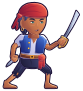

Write Python code to recreate this figure.
# Le matelot (mon-barzul-rapide, eau, monstre « rapide » du clan de Barzul, le capitaine pirate) redessiné en
# VECTORIEL lisse, dans le style moderne de l'interface (même outil, même trait, même échelle que Kael et que son
# équipage déjà redessiné, Barzul et Jessa : ../../heros/atelier.py, ../../heros/jessa/jessa.py).
#
#   python3 refonte-graphique/ui-moderne/monstres/matelot/matelot.py   # → matelot.svg + images 512 et 160 px de haut
#
# Même personnage que le pixel art (refonte-graphique/pixel/hd/monstres/matelot.txt) : le jeune mousse de l'équipage,
# maigre, sec et vif, tout en jambes. Trois quarts vers la droite, posture d'escrimeur qui bondit : grande fente, la
# jambe lointaine fléchie en avant (genou au-dessus du pied), la jambe proche tendue loin en arrière, pieds nus à plat.
# Bras lointain en avant, coude plié vers le bas, le poing serre le sabre d'abordage « en garde » (la lame prolonge
# l'avant-bras et monte vers l'ennemi) ; bras proche le long du corps, le poing serre un petit couteau tenu à l'envers
# (lame en bas, vers l'arrière).
# Tête : visage maigre et jeune (joues creuses, menton pointu sur la médiane), yeux rusés plissés vert d'eau sous une
# paupière sombre, sourcils froncés en V, nez fin, sourire en coin qui montre les dents du haut avec UNE dent en moins ;
# oreille soudée au crâne avec son anneau d'or ; bandana rouge noué derrière la tête (nœud, deux pans), mèches noires
# en bataille qui en dépassent (nuque, tempe).
# Tenue : chemise lavande ouverte en V sur une poitrine maigre, manches arrachées en lambeaux ; gilet court bleu marine
# sans manches à deux boutons d'or ; ceinture de cuir à boucle d'or, chiffon rouge noué sur la hanche lointaine (deux
# pans) ; pantalon court noir bleuté effiloché sous les genoux, accroc au genou proche ; jambes et pieds nus.
# Armes : sabre d'abordage (lame courbe d'acier qui s'élargit vers la pointe, coquille et branche de garde d'or,
# poignée de cuir) ; petit couteau (lame courte, manche de bois).
# Coordonnées = pixels du dessin pixel art (sol y = 116, pieds en (64, 116)), pour se poser au même endroit dans le jeu.
# Une seule lumière, en haut à droite ; un seul contour (atelier.py).
import math
import os
import subprocess
import sys

HERE = os.path.dirname(os.path.abspath(__file__))
HEROS = os.path.abspath(os.path.join(HERE, '..', '..', 'heros'))
sys.path.insert(0, HERE)
sys.path.insert(0, HEROS)
from atelier import Mat, sm, limb, ribbon, sides, xf, ellipse, rpoly, mchain, mT, mR, mS, mskx, mapp, resample  # noqa: E402
from lib import Shape  # noqa: E402
from outils import (rot, add, sub, lerp, norm, ang_of, ik, arm_shape, crpath, taper, curve_band, under,  # noqa: E402
                    FigN, inset, poly, from_poly, fused, cut, unit)

ROOT = os.path.abspath(os.path.join(HERE, '..', '..', '..', '..'))
ID_JEU = 'mon-barzul-rapide'

# ---------- matières (celles de l'équipage de Barzul : mêmes bleus, mêmes ors, même rouge) ----------
VEST = Mat('#94bcff', '#4f80dc', '#2f4eaa', '#1e2a78', '#11174a', glint='#e8f4ff')       # gilet bleu marine
GOLD = Mat('#fff6c0', '#ffd04a', '#e8a032', '#a65a24', '#5c2418', glint='#fffbe8')
HAIR = Mat('#9cb4f4', '#5a6aa8', '#363a64', '#211f3e', '#120f26', glint='#d8e4ff')     # noir aux reflets bleutés
SKIN = Mat('#ffd2a0', '#efa46c', '#cf7e50', '#9e5242', '#5e2834')                        # peau hâlée
RED = Mat('#ffa488', '#f2664e', '#c8323c', '#861a3a', '#4c0c28')
LEATHER = Mat('#eaa870', '#c27c46', '#8e4c2c', '#5c2a26', '#341620')
SHIRT = Mat('#ffffff', '#f4f2ff', '#d6d6f0', '#a6a6d4', '#6c6aa2')                       # chemise lavande
STEEL = Mat('#f4f8ff', '#cad6ec', '#8e9cbe', '#565f84', '#2e3454', glint='#ffffff')
WOOD = Mat('#e6a468', '#b8763e', '#8a4e2c', '#5a2c26', '#341620')
PANTS = Mat('#7a7aae', '#4a4c7e', '#303056', '#1e1c3a', '#120f24')
TEETH = Mat('#ffffff', '#fbf6ee', '#e8e0d8', '#b0a6b6', '#6e6478')
LIPS = ('#6e2232', '#a8484a', '#d06a5e')
IRIS = ('#a8f4d4', '#3aa884', '#1a5a56')
EYE_INK = '#1c0c1c'

GRD = 116          # le sol
FEET = (64, 116)   # le point « pieds » du pixel art (sol: 64 116)
FRAME = (39, 28, 83, 91)       # la boîte de l'image (x0, y0, largeur, hauteur) en pixels du dessin
H0 = (73.0, 62.6)  # le pivot de la tête (agrandie ×1,1 : proportions stylisées, comme Kael)
PELVIS = (70.5, 88.0)
LEAN0 = 3.0        # le buste penche un peu vers l'ennemi (escrimeur prêt à bondir)

# ---------- le squelette (animation) ----------
# Une pose = ces réglages ; REST est la pose du dessin. Pixels du dessin, degrés (y vers le bas).
#   breath : souffle 0..1 ; crouch : il plie les genoux (le bassin descend) ; lean : le haut du corps penche depuis
#   les hanches (+ = en avant) ; head / tilt : la tête ; pl : les pans (bandana, chiffon) se balancent ;
#   blink : œil fermé ; sq : il plisse les yeux ; grin : le sourire en coin s'élargit ;
#   tx / lift : tout le corps avance / décolle (il fond sur l'ennemi) ; fn / ff : les pieds (proche / lointain) se
#   replient sous lui en l'air (décalage) ; fist : le poing au sabre (décalage) ; sa : l'angle de la lame (−50° au
#   repos, 0 = à plat vers la droite) ; na : le bras au couteau se balance (degrés) ; behind : le sabre armé passe
#   derrière la tête (bras, poing et lame peints avant tout le reste).
SA0 = -58.0
F0 = (101.0, 69.4)         # le milieu de la poignée dans le poing au sabre (au repos)
S0 = (58.0, 68.6)          # l'épaule proche
SF0 = (81.2, 67.6)         # l'épaule lointaine
LU, LF = 9.6, 9.4          # bras proche : bras, avant-bras
LUF, LFF = 10.0, 9.8       # bras lointain
W0 = (50.4, 85.2)          # le poignet proche (au repos)
HN0, HF0 = (64.2, 89.6), (76.6, 89.6)   # les hanches (proche, lointaine)
AN0, AF0 = (45.4, 110.6), (86.4, 110.6)  # les chevilles (proche, lointaine)
LTN, LSN = 14.8, 13.8      # jambe proche : cuisse, tibia (tendue loin en arrière)
LTF, LSF = 14.0, 11.6      # jambe lointaine

REST = dict(breath=0.0, crouch=0.0, lean=0.0, head=(0.0, 0.0), tilt=0.0, pl=0.0, blink=0.0, sq=0.0, grin=0.0,
            tx=0.0, lift=0.0, fn=(0.0, 0.0), ff=(0.0, 0.0), fist=(0.0, 0.0), sa=SA0, na=0.0, behind=0.0)


def saber_frame(F, a):
    """Le repère du sabre : (u le long de la lame vers la pointe, v vers le tranchant, en bas à droite) → dessin."""
    r = math.radians(a)
    d = (math.cos(r), math.sin(r))
    n = (-d[1], d[0])
    return lambda u, v: (F[0] + d[0] * u + n[0] * v, F[1] + d[1] * u + n[1] * v)


def _dir(M, v):
    a, b, c, d = M[:4]
    x, y = a * v[0] + c * v[1], b * v[0] + d * v[1]
    L = math.hypot(x, y) or 1
    return (x / L, y / L)


def swell(n, w, w0=0.1):
    """Les largeurs d'un trait effilé aux deux bouts (n+1 points, w au milieu)."""
    return [max(w0, w * math.sin(math.pi * i / n) ** 0.7) for i in range(n + 1)]


# ======================================================================== le dessin

def build(ow=0.95, pose=None, fx=None, frame=FRAME):
    P = dict(REST, **(pose or {}))
    fig = FigN(*frame, ow=ow)
    br = P['breath']
    ROOTM = mT(P['tx'], -P['lift'])
    U = mchain(ROOTM, mT(0, P['crouch']), mR(LEAN0 + P['lean'], *PELVIS))   # le haut du corps (depuis le bassin)
    UC = mchain(U, mT(0, -0.45 * br))                                       # ce qui monte avec le souffle
    TOR = mchain(U, mS(1, 1 + 0.014 * br, 70, 86))
    HEAD = mchain(UC, mT(*P['head']), mR(P['tilt'] - 0.7 * LEAN0, 72.5, 63.0), mS(1.1, 1.1, *H0))   # la tête reste presque droite

    # ---- le bras lointain et son sabre : calculés ici (le poing suit le sabre, le bras suit le poing) ----
    SF = mapp(UC, SF0)
    Fs = mapp(ROOTM, add(F0, P['fist']))
    GM = mchain(mT(Fs[0] - F0[0], Fs[1] - F0[1]), mR(P['sa'] - SA0, *F0))  # la pose du sabre et de son poing
    WF = mapp(GM, saber_frame(F0, SA0)(-4.3, -3.3))                         # le poignet (côté dos de la main)
    EF = ik(SF, WF, LUF, LFF, 1)
    behind = P['behind'] > 0.5
    if behind:
        # le sabre armé au-dessus de l'épaule : le bras, le poing et la lame passent derrière la tête et le buste
        arm(fig, 'f', SF, EF, WF)
        sab = saber(fig, P)
        fig.pose(sab, GM)

    # ---- derrière : les pans du bandana, les cheveux de la nuque ----
    tails = bandana_tails(fig, P)
    fig.pose(tails, HEAD)
    hb = hair_back(fig, P)
    fig.pose(hb, HEAD)

    # ---- le bras lointain (derrière le buste ; le poing et le sabre viendront tout devant) ----
    if not behind:
        arm(fig, 'f', SF, EF, WF)

    # ---- les jambes (la lointaine, fléchie en avant, puis la proche, tendue en arrière) ----
    HN, HF = mapp(U, HN0), mapp(U, HF0)
    AN = add(mapp(ROOTM, AN0), P['fn'])
    AF = add(mapp(ROOTM, AF0), P['ff'])
    KF = ik(HF, AF, LTF, LSF, -1)
    KN = ik(HN, AN, LTN, LSN, -1)
    legs = []
    legs += leg(fig, 'f', HF, KF, AF, P, far=True)
    legs += leg(fig, 'n', HN, KN, AN, P, far=False)
    seat(fig, P, U, HN, HF)
    legs.append('seat')

    # ---- le bras proche (sur le côté, devant la jambe) ----
    S = mapp(UC, S0)
    W = add(S, rot(sub(W0, S0), P['na']))
    E = ik(S, W, LU, LF, 1)
    arm(fig, 'n', S, E, W)

    # ---- le buste : chemise (et ses moignons de manches en lambeaux), gilet, ceinture, chiffon rouge ----
    TI = minv(TOR)                       # les moignons de manche se calculent dans le repère du buste (posé ensuite)
    shirt(fig, P, mapp(TI, S), mapp(TI, E), mapp(TI, SF), mapp(TI, EF))
    fig.pose(['shirt'], TOR)
    vest(fig, P)
    fig.pose(['vestN', 'vestF'], TOR)
    belt_n = belt(fig, P)
    fig.pose(belt_n, U)
    rag_n = rag(fig, P)
    fig.pose(rag_n[:-1], mchain(U, mR(-2.6 * P['pl'], 80.6, 85.6)))
    fig.pose(rag_n[-1:], U)

    # ---- la main au couteau ----
    knife_fist(fig, P, E, W)

    # ---- le cou, la tête, le bandana ----
    neck(fig, P)
    fig.pose(['neck'], UC)
    hn = head(fig, P)
    fig.pose(hn, HEAD)
    bn = bandana(fig, P)
    fig.pose(bn, HEAD)

    # ---- le sabre et le poing lointain, tout devant ----
    if not behind:
        sab = saber(fig, P)
        fig.pose(sab, GM)

    L = saber_frame(Fs, P['sa'])
    fig.ctx = dict(P=P, U=U, UC=UC, HEAD=HEAD, GM=GM, L=L, tip=L(33.6, -4.2), guard=L(4.2, 0.0), fist=Fs,
                   head=mapp(HEAD, (72, 46)), mouth=mapp(HEAD, (74.4, 58.0)), chest=mapp(TOR, (70, 74)),
                   knife=mapp(ROOTM, (0, 0)), feet=(mapp(ROOTM, AN0), mapp(ROOTM, AF0)), AN=AN, AF=AF)
    if fx:
        for f_ in fx:
            f_(fig, fig.ctx)
    return fig


def minv(M):
    """L'inverse d'une matrice SVG (a b c d e f)."""
    a, b, c, d, e, f_ = M
    det = a * d - b * c
    return (d / det, -b / det, -c / det, a / det, (c * f_ - d * e) / det, (b * e - a * f_) / det)


def xf_pt(o, a, p):
    r = rot(p, a)
    return (o[0] + r[0], o[1] + r[1])


# ---------------------------------------------------------------- les bras nus (maigres, d'un seul tenant)
def arm(fig, pre, S, E, W):
    near = pre == 'n'
    ws = (5.0, 4.3, 3.7) if near else (4.7, 4.1, 3.5)
    sh = arm_shape(S, E, W, ws)
    det = [(ribbon([lerp(S, E, 0.2), lerp(S, E, 0.8), lerp(E, W, 0.25), lerp(E, W, 0.8)], [0.2, 0.9, 0.7, 0.2]).move(1.0, -0.4), SKIN.light, 0.5),
           (ribbon([lerp(S, E, 0.3), E, lerp(E, W, 0.4)], [0.2, 1.0, 0.2]).move(-1.3, 0.5), SKIN.shadow, 0.35),
           # le creux du coude (une ombre douce du côté où il plie), un petit méplat clair sur l'avant-bras
           (ellipse(*lerp(E, W, 0.12), 0.9, 0.45, ang_of(sub(W, E))), SKIN.shadow, 0.3)]
    fig.part(pre + 'arm', sh, SKIN, grad=(S[0] + 4, S[1] - 2, W[0] - 3, W[1] + 2, [(0, SKIN.light), (0.5, SKIN.base), (1, SKIN.shadow)]),
             cel=0.8, rim=0.5, cast=0.9 if near else 0, details=det)


# ---------------------------------------------------------------- les jambes : pantalon effiloché, tibias et pieds nus
def hem_cut(shape, P0, d):
    """La forme coupée par la droite qui passe par P0, perpendiculaire à d (on garde le côté opposé à d)."""
    from shapely.geometry import Polygon
    n = (-d[1], d[0])
    A = add(P0, n, 40)
    B = add(P0, n, -40)
    half = Polygon([A, B, add(B, d, -60), add(A, d, -60)])
    g = _pp(shape).intersection(half)
    from outils import _shape
    return _shape(g)


def _pp(shape):
    from outils import _poly
    return _poly(shape)


def foot_shape(A, far, P):
    """Un pied nu posé à plat (le talon rond derrière la cheville, la cambrure, les orteils vers l'ennemi) ; il se
    soude au tibia par la cheville. A = la cheville."""
    x, y = A
    s = 0.94 if far else 1.0
    pts = [(x - 1.5 * s, y - 1.8), (x + 1.4 * s, y - 1.6), (x + 1.9 * s, y + 0.2), (x + 4.8 * s, y + 2.0), (x + 8.2 * s, y + 3.1),
           (x + 9.8 * s, y + 3.8), (x + 10.3 * s, y + 4.8), (x + 9.4 * s, y + 5.45), (x + 2.0 * s, y + 5.5), (x - 2.1 * s, y + 5.4),
           (x - 2.8 * s, y + 3.9), (x - 2.3 * s, y + 1.4)]
    return sm(pts, sharp=(), t=0.92)


def leg(fig, pre, H, K, A, P, far):
    names = []
    dT = norm(sub(K, H))
    dS = norm(sub(A, K))
    # le tibia et le pied : une seule forme (de dans le pantalon jusqu'aux orteils)
    top = add(K, dT, -2.6)
    shin = limb([top, K, lerp(K, A, 0.45), A], [4.5, 4.3, 3.8, 3.0] if not far else [4.2, 4.0, 3.6, 2.9])
    foot = foot_shape(A, far, P)
    sh = fused([shin, foot], smooth=0.5)
    x, y = A
    s = 0.94 if far else 1.0
    det = [(ribbon([lerp(K, A, 0.1), lerp(K, A, 0.55), add(A, dS, -1.0)], [0.2, 0.8, 0.2]).move(1.0, -0.2), SKIN.light, 0.5),
           (ribbon([lerp(K, A, 0.1), lerp(K, A, 0.6), A], [0.2, 0.9, 0.2]).move(-1.2, 0.3), SKIN.shadow, 0.35),
           # le dessus du pied éclairé, la cheville (une bosse douce), la séparation du gros orteil (un seul trait court)
           (ellipse(x + 5.4 * s, y + 2.6, 2.6 * s, 0.6, 20), SKIN.hi, 0.35),
           (ellipse(x - 0.2 * s, y + 0.6, 0.7, 0.55), SKIN.shadow, 0.22),
           (ribbon([(x + 7.8 * s, y + 3.6), (x + 8.3 * s, y + 4.6), (x + 8.3 * s, y + 5.3)], [0.1, 0.32, 0.1]), SKIN.deep, 0.45),
           # la plante : un liseré sombre au ras du sol
           (sm([(x - 6, y + 4.9), (x + 12, y + 4.9), (x + 12, y + 7), (x - 6, y + 7)]), SKIN.deep, 0.45)]
    fig.part(pre + 'shin', sh, SKIN, grad=(x + 8, K[1], x - 4, y + 5, [(0, SKIN.light), (0.5, SKIN.base), (1, SKIN.shadow)]),
             cel=0.8, rim=0.5, cast=0.8, cast_on=['fshin', 'fpants'], details=det)
    names.append(pre + 'shin')
    # le pantalon : de la hanche jusque sous le genou, le bas effiloché (quelques lambeaux de tailles différentes)
    hem = add(K, dS, 2.3 if not far else 2.0)
    tube = arm_shape(add(H, dT, -3.0), K, add(hem, dS, 3.0), (8.6, 6.9, 6.4) if not far else (8.2, 6.6, 6.1))
    tube = hem_cut(tube, hem, dS)
    nS = (-dS[1], dS[0])
    rags = []
    for off, ln, w in ((-2.2, 1.5, 1.9), (-0.2, 2.6, 2.1), (2.0, 1.2, 1.7)):
        b = add(add(hem, nS, off), dS, -0.6)
        rags.append(taper([b, add(add(b, dS, ln * 0.6), nS, 0.15 * ln), add(add(b, dS, ln), nS, 0.3 * ln)], w, 0.25, tip='round'))
    tube = fused([tube] + rags, smooth=0.3)
    pdet = [(ribbon([lerp(H, K, 0.15), lerp(H, K, 0.6), K], [0.2, 1.2, 0.3]).move(1.4, -0.6), PANTS.light, 0.5),
            (ribbon([lerp(H, K, 0.3), K, hem], [0.2, 1.2, 0.2]).move(-1.6, 0.5), PANTS.deep, 0.35),
            # le pli du genou (une ombre douce en travers, côté où il plie)
            (ribbon([add(K, nS, -2.6), add(add(K, dT, -0.8), nS, 0.0), add(K, nS, 2.6)], [0.1, 0.6, 0.1]), PANTS.shadow, 0.55),
            # l'ourlet effiloché : le dessous des lambeaux plus sombre
            (ribbon([add(hem, nS, -3.4), add(add(hem, dS, 0.8), nS, 0), add(hem, nS, 3.4)], [0.2, 1.0, 0.2]), PANTS.shadow, 0.5)]
    if not far:
        # l'accroc au genou proche : la peau du genou dans une petite déchirure aux bords effilochés
        c = add(add(K, dT, -0.2), nS, -0.9)
        tear = sm([add(c, dT, -1.7), add(add(c, dT, -0.6), nS, -0.75), add(add(c, dT, 0.2), nS, -0.55), add(add(c, dT, 1.0), nS, -0.8),
                   add(c, dT, 1.6), add(add(c, dT, 0.7), nS, 0.7), add(add(c, dT, -0.2), nS, 0.45), add(add(c, dT, -0.9), nS, 0.75)],
                  sharp=(0, 2, 4, 6), t=0.9)
        pdet += [(tear.scale(1.3, 1.3, *c), PANTS.deep, 0.7),
                 (tear, ('lin', c[0] + 1, c[1] - 1.4, c[0] - 1, c[1] + 1.4, [(0, SKIN.light), (0.6, SKIN.base), (1, SKIN.shadow)]), 1),
                 (ribbon([add(c, dT, -1.6), add(add(c, dT, -0.2), nS, -0.5), add(c, dT, 1.5)], [0.1, 0.3, 0.1]), SKIN.deep, 0.45)]
    fig.part(pre + 'pants', tube, PANTS, grad=(H[0] + 6, H[1], K[0] - 4, hem[1] + 2, [(0, PANTS.light), (0.5, PANTS.base), (1, PANTS.shadow)]),
             cel=1.0, rim=0.5, cast=1.0, cast_on=[pre + 'shin', 'fshin', 'fpants'], details=pdet)
    names.append(pre + 'pants')
    return names


def seat(fig, P, U, HN, HF):
    """Le haut du pantalon : du dessous de la ceinture à l'entrejambe (il réunit les deux cuisses)."""
    pts = [mapp(U, p) for p in [(59.6, 83.6), (70.5, 84.2), (81.4, 83.6), (82.2, 87.4)]]
    pts += [add(HF, (3.6, 1.6)), add(HF, (0.6, 5.6)), mapp(U, (70.8, 96.2)), add(HN, (-1.4, 5.6)), add(HN, (-4.6, 1.0)), mapp(U, (59.2, 86.8))]
    sh = sm(pts, t=0.9)
    det = [(ribbon([mapp(U, (68.6, 86.0)), mapp(U, (70.2, 89.6)), mapp(U, (71.0, 93.4))], [0.1, 0.7, 0.1]), PANTS.deep, 0.45),
           (ribbon([mapp(U, (76.0, 86.0)), mapp(U, (79.6, 87.6)), mapp(U, (81.4, 86.4))], [0.2, 1.0, 0.2]), PANTS.light, 0.4)]
    fig.part('seat', sh, PANTS, grad=(*mapp(U, (82, 84)), *mapp(U, (60, 94)), [(0, PANTS.light), (0.5, PANTS.base), (1, PANTS.shadow)]), cel=1.0, rim=0.5,
             cast=0.9, cast_on=['fpants', 'npants'], details=det)


# ---------------------------------------------------------------- la chemise lavande et ses manches arrachées
def stub(S, E, far):
    """Le moignon de manche autour de la racine du bras, son bas en lambeaux de tailles différentes."""
    d = norm(sub(E, S))
    n = (-d[1], d[0])
    L = 4.4 if not far else 4.0
    w = 6.8 if not far else 6.2
    base = add(S, d, -2.5)
    end = add(S, d, L)
    tube = limb([base, lerp(base, end, 0.5), end], [w, w, w * 0.98])
    tube = hem_cut(tube, end, d)
    tatters = []
    for off, ln, ww in ((-2.3, 2.4, 2.0), (-0.2, 1.3, 2.2), (1.9, 2.0, 1.8)):
        b = add(add(end, n, off * (w / 6.8)), d, -0.6)
        tatters.append(taper([b, add(b, d, ln * 0.6), add(add(b, d, ln), n, -0.25 * ln)], ww, 0.2, tip='round'))
    return fused([tube] + tatters, smooth=0.3), end, d, n


def shirt(fig, P, S, E, SF, EF):
    body = sm([(67.0, 63.4), (72.0, 64.4), (77.2, 63.2), (81.0, 64.0), (84.0, 65.6), (84.6, 68.8), (83.2, 72.6), (81.8, 77.0),
               (81.4, 81.6), (81.8, 86.0), (70.5, 86.8), (59.6, 86.2), (59.6, 81.2), (59.0, 76.2), (57.8, 72.2), (56.0, 69.2),
               (57.4, 65.8), (62.0, 64.0)], t=0.9)
    # les moignons de manche (calculés dans le repère du buste : la pose du buste les reposera)
    sn, en, dn, nn = stub(S, E, False)
    sf, ef, df, nf = stub(SF, EF, True)
    sh = fused([body, sn, sf], smooth=0.6)
    det = [
        # l'ombre du côté proche (la chemise tourne), la lumière sur l'épaule lointaine
        (sm([(54, 64), (61.5, 64), (62.4, 72), (62.6, 87), (54, 87)]), SHIRT.shadow, 0.35),
        (ribbon([(77.4, 64.0), (81.4, 64.8), (83.6, 66.8)], [0.2, 0.9, 0.2]), SHIRT.hi, 0.8),
        # la peau de la poitrine maigre dans l'ouverture en V (le col ouvert, ses deux revers)
        (sm([(67.4, 63.6), (72.2, 64.6), (76.6, 63.4), (74.4, 67.6), (71.4, 71.6), (69.6, 67.8)], sharp=(4,), t=0.85),
         ('lin', 76, 63, 68, 70, [(0, SKIN.light), (0.5, SKIN.base), (1, SKIN.shadow)]), 1),
        (ribbon([(70.8, 66.4), (71.2, 68.6), (71.4, 70.6)], [0.1, 0.4, 0.1]), SKIN.shadow, 0.45),
        (sm([(67.0, 63.4), (72.0, 64.4), (77.0, 63.2), (77.0, 64.6), (72.0, 66.0), (67.2, 64.8)]), SKIN.deep, 0.35),
        (ribbon([(67.6, 63.8), (69.8, 67.8), (71.4, 71.8)], [0.4, 0.9, 0.2]), SHIRT.shadow, 0.6),
        (ribbon([(76.4, 63.6), (74.2, 67.6), (71.6, 71.8)], [0.4, 0.8, 0.2]), SHIRT.hi, 0.8),
        # l'accroc de la chemise (bas, côté lointain) : la peau dans une petite déchirure
        (sm([(73.2, 79.2), (74.4, 78.4), (74.9, 79.6), (74.0, 81.0), (73.0, 80.6)], t=0.95), SHIRT.deep, 0.6),
        (sm([(73.4, 79.4), (74.3, 78.8), (74.6, 79.7), (73.9, 80.6), (73.2, 80.4)], t=0.95), SKIN.base, 1),
        # le pli de la chemise rentrée sous la ceinture
        (ribbon([(62.4, 83.4), (66.0, 84.4), (70.0, 84.6)], [0.1, 0.6, 0.1]), SHIRT.shadow, 0.5)]
    # les lambeaux : leur dessous dans l'ombre, la racine du bras dans l'ombre de la manche
    for end, d, n in ((en, dn, nn), (ef, df, nf)):
        det += [(ribbon([add(end, n, -3.4), add(add(end, d, 1.0), n, 0), add(end, n, 3.4)], [0.2, 1.3, 0.2]), SHIRT.shadow, 0.55),
                (ribbon([add(add(end, d, -3.2), n, -2.6), add(add(end, d, -2.0), n, 0.4), add(add(end, d, -0.8), n, 2.8)], [0.1, 0.5, 0.1]), SHIRT.shadow, 0.35)]
    fig.part('shirt', sh, SHIRT, grad=(84, 64, 58, 84, [(0, SHIRT.hi), (0.45, SHIRT.base), (1, SHIRT.shadow)]), cel=1.0, rim=0.6, cast=1.0,
             cast_on=['narm', 'farm', 'seat', 'npants', 'fpants'], details=det)


# ---------------------------------------------------------------- le gilet court bleu marine (deux pans, deux boutons d'or)
def vest(fig, P):
    near = sm([(62.0, 64.2), (66.0, 63.6), (68.6, 66.6), (68.8, 71.6), (68.4, 76.6), (68.0, 80.8), (63.6, 81.4), (59.4, 80.8),
               (59.0, 76.6), (58.2, 72.4), (57.0, 69.6), (59.6, 69.2), (61.2, 67.6)], sharp=(6, 7), t=0.88)
    det = [(sm([(54, 64), (61, 64), (62.4, 82), (54, 82)]), VEST.shadow, 0.45),
           (ribbon([(66.4, 64.6), (67.6, 70.0), (67.4, 76.0), (67.0, 80.0)], [0.2, 0.8, 0.8, 0.2]), VEST.light, 0.55),
           (ribbon([(62.8, 66.0), (63.6, 72.0), (63.0, 79.0)], [0.1, 0.6, 0.1]), VEST.shadow, 0.4),
           # le bord de devant, un peu plus clair (l'épaisseur du drap)
           (ribbon([(66.4, 63.8), (68.9, 67.0), (69.0, 74.0), (68.5, 80.8)], [0.4, 0.6, 0.6, 0.4]), VEST.hi, 0.45)]
    for by in (71.0, 76.6):
        bx = 67.0 + (by - 71) * -0.04
        det += [(ellipse(bx, by, 0.95, 0.9), GOLD.shadow, 1), (ellipse(bx + 0.05, by - 0.1, 0.7, 0.66), GOLD.light, 1),
                (ellipse(bx + 0.25, by - 0.35, 0.25, 0.22), GOLD.glint, 0.9)]
    fig.part('vestN', near, VEST, grad=(68, 64, 58, 80, [(0, VEST.light), (0.5, VEST.base), (1, VEST.shadow)]), cel=1.0, rim=0.5,
             cast=1.0, cast_on=['shirt'], details=det)
    far = sm([(76.6, 63.4), (80.0, 64.2), (82.4, 66.0), (84.6, 68.2), (83.6, 72.0), (82.2, 76.6), (81.8, 80.4), (77.4, 81.0),
              (73.6, 80.6), (73.6, 76.0), (73.8, 71.4), (74.6, 67.4)], sharp=(6, 7, 8), t=0.88)
    det = [(ribbon([(78.8, 65.0), (82.2, 67.6), (82.6, 72.0), (81.6, 77.6)], [0.2, 1.2, 1.2, 0.2]), VEST.light, 0.6),
           (ribbon([(80.0, 65.4), (82.4, 67.8), (82.6, 70.6)], [0.1, 0.5, 0.1]), VEST.hi, 0.6),
           (ribbon([(75.2, 68.0), (74.6, 74.0), (74.6, 80.0)], [0.2, 0.8, 0.2]), VEST.shadow, 0.5)]
    fig.part('vestF', far, VEST, grad=(84, 64, 74, 80, [(0, VEST.light), (0.5, VEST.base), (1, VEST.shadow)]), cel=0.9, rim=0.55,
             cast=1.0, cast_on=['shirt'], details=det)


# ---------------------------------------------------------------- la ceinture de cuir et sa boucle d'or
BELT_I = [(58.6, 82.0), (64.0, 82.9), (70.5, 83.2), (77.0, 82.8), (82.4, 81.8)]
BELT_O = [(58.8, 85.4), (64.0, 86.2), (70.5, 86.5), (77.0, 86.1), (82.6, 85.2)]


def belt(fig, P):
    sh = curve_band(BELT_I, BELT_O, 0, 1)
    sh = from_poly(poly(sh))
    from shapely.geometry import Polygon
    g = Polygon(poly(sh, 8)).buffer(0).intersection(Polygon([(59.0, 78), (82.2, 78), (82.4, 90), (59.0, 90)]))
    from outils import _shape
    sh = _shape(g.buffer(0.4, join_style=1).buffer(-0.4, join_style=1))
    det = [(curve_band(BELT_I, BELT_O, 0, 0.28), LEATHER.light, 0.7),
           (curve_band(BELT_I, BELT_O, 0.75, 1), LEATHER.shadow, 0.7),
           (sm([(55, 80), (63, 80), (63, 88), (55, 88)]), LEATHER.shadow, 0.4)]
    bx, by = 70.6, 84.8
    det += [(rpoly([(bx - 2.0, by - 2.1), (bx + 2.0, by - 2.2), (bx + 2.0, by + 2.0), (bx - 2.0, by + 2.1)], 0.7), GOLD.shadow, 1),
            (rpoly([(bx - 1.7, by - 1.85), (bx + 1.8, by - 1.95), (bx + 1.8, by + 1.7), (bx - 1.7, by + 1.8)], 0.6), GOLD.base, 1),
            (rpoly([(bx - 0.75, by - 0.85), (bx + 0.85, by - 0.9), (bx + 0.85, by + 0.75), (bx - 0.75, by + 0.8)], 0.3), LEATHER.deep, 1),
            (ribbon([(bx - 1.2, by - 1.5), (bx + 1.4, by - 1.6)], [0.25, 0.25]), GOLD.hi, 0.9),
            (ribbon([(bx + 1.45, by - 1.4), (bx + 1.45, by + 1.3)], [0.25, 0.2]), GOLD.light, 0.9),
            (ribbon([(bx - 0.2, by - 0.1), (bx + 2.6, by - 0.2)], [0.35, 0.35]), GOLD.light, 1)]
    fig.part('belt', sh, LEATHER, grad=(82, 82, 59, 86, [(0, LEATHER.light), (0.5, LEATHER.base), (1, LEATHER.shadow)]), cel=0.6,
             rim=0.45, cast=0.9, cast_on=['shirt', 'vestN', 'vestF', 'seat', 'fpants', 'npants'], details=det)
    return ['belt']


# ---------------------------------------------------------------- le chiffon rouge noué sur la hanche lointaine
def rag(fig, P):
    names = []
    tB = sm([(80.4, 85.4), (83.0, 85.6), (83.8, 89.6), (83.6, 93.8), (82.6, 95.0), (82.0, 93.6), (81.0, 94.4), (80.6, 90.0)],
            sharp=(4, 5, 6), t=0.9)
    fig.part('ragB', tB, RED, grad=(84, 86, 80, 95, [(0, RED.light), (0.5, RED.base), (1, RED.shadow)]), cel=0.7, rim=0.5, cast=0.9,
             cast_on=['seat', 'fpants'], details=[(ribbon([(82.0, 86.6), (82.4, 90.4), (82.2, 93.6)], [0.2, 0.6, 0.2]), RED.shadow, 0.55)])
    tA = sm([(77.8, 85.6), (80.6, 85.8), (81.2, 90.4), (80.8, 95.8), (79.8, 97.0), (79.0, 95.6), (77.8, 96.6), (77.4, 90.6)],
            sharp=(4, 5, 6), t=0.9)
    fig.part('ragA', tA, RED, grad=(81, 86, 77, 97, [(0, RED.light), (0.5, RED.base), (1, RED.shadow)]), cel=0.7, rim=0.5, cast=1.0,
             cast_on=['seat', 'fpants', 'npants', 'ragB'],
             details=[(ribbon([(79.4, 86.8), (79.8, 91.0), (79.4, 95.4)], [0.2, 0.7, 0.2]), RED.shadow, 0.5),
                      (ribbon([(80.4, 87.0), (80.6, 91.0)], [0.2, 0.4]), RED.hi, 0.6)])
    knot = sm([(77.4, 83.0), (80.4, 82.0), (83.2, 82.8), (84.0, 85.2), (82.8, 87.6), (79.8, 88.2), (77.4, 87.2), (76.8, 85.0)], t=0.9)
    fig.part('ragK', knot, RED, grad=(84, 82, 77, 88, [(0, RED.hi), (0.35, RED.light), (0.7, RED.base), (1, RED.shadow)]),
             cel=0.7, rim=0.55, cast=1.0, cast_on=['belt', 'ragA', 'ragB', 'seat', 'shirt', 'vestF', 'fpants'],
             details=[(ribbon([(78.0, 84.0), (80.2, 85.0), (82.6, 84.0)], [0.2, 0.6, 0.2]), RED.shadow, 0.55),
                      (ribbon([(78.2, 86.6), (80.2, 86.0), (82.6, 86.6)], [0.2, 0.5, 0.2]), RED.shadow, 0.45)])
    names += ['ragB', 'ragA', 'ragK']
    return names


# ---------------------------------------------------------------- la main au couteau (dos de la main, prise à l'envers)
def knife_fist(fig, P, E, W):
    """Le poing proche, vu de dos : la main part du poignet vers l'avant et le bas (poignet plié), la rangée des
    jointures au bout ; le manche de bois la traverse en travers (côté index en haut, côté auriculaire en bas) : le
    pommeau dépasse en haut sous le pouce, la lame sort en bas, vers le bas et l'arrière."""
    a = norm(sub(W, E))                                     # l'axe de l'avant-bras (vers la main)
    h = rot(a, -55)                                         # la main : vers l'avant et le bas
    g = rot(h, 90)                                          # le manche : vers le bas et l'arrière (la lame)
    H = lambda x, y: (W[0] + h[0] * x + g[0] * y, W[1] + h[1] * x + g[1] * y)   # x : vers les jointures, y : vers la lame
    # la lame : elle sort sous le poing (côté auriculaire), dos du côté de l'avant-bras
    base = H(2.9, 2.6)
    tip = H(2.4, 11.4)
    kd = norm(sub(tip, base))
    kn = (-kd[1], kd[0])
    blade = sm([add(base, kn, -0.9), add(lerp(base, tip, 0.55), kn, -1.0), tip, add(lerp(base, tip, 0.62), kn, 1.05),
                add(base, kn, 0.85)], sharp=(2,), t=0.85)
    fig.part('kblade', blade, STEEL, grad=(*add(base, kn, 1), *add(tip, kn, -1), [(0, STEEL.light), (0.5, STEEL.base), (1, STEEL.shadow)]),
             cel=0.35, rim=0.35, cast=0.6, cast_on=['npants', 'nshin'],
             details=[(ribbon([lerp(base, tip, 0.12), lerp(base, tip, 0.82)], [0.4, 0.12]), STEEL.hi, 0.85)])
    # le pommeau de bois au-dessus du poing (côté index), sous le pouce
    pc = H(3.0, -3.0)
    pom = ellipse(*pc, 1.3, 1.05, ang_of(g))
    fig.part('kpom', pom, WOOD, cel=0.4, rim=0.4, cast=0.5, details=[(ellipse(pc[0] + 0.3, pc[1] - 0.3, 0.45, 0.3), WOOD.hi, 0.6)])
    # le poing (dos de la main) : du poignet aux jointures
    body = sm([H(0.2, -2.0), H(2.6, -2.7), H(4.8, -2.4), H(5.9, -1.0), H(6.0, 1.0), H(5.2, 2.7), H(3.0, 3.1), H(0.8, 2.6), H(-0.2, 0.4)], t=0.92)
    det = [(sm([H(0.6, -1.4), H(3.4, -2.0), H(4.0, -0.4), H(2.6, 1.6), H(0.6, 1.2)]), SKIN.hi, 0.2),
           # la rangée des jointures (au bout de la main), le pli des doigts repliés derrière
           (ellipse(*H(5.1, -1.5), 0.62, 0.5, ang_of(g)), SKIN.hi, 0.45), (ellipse(*H(5.3, -0.1), 0.62, 0.5, ang_of(g)), SKIN.hi, 0.4),
           (ellipse(*H(5.2, 1.3), 0.56, 0.46, ang_of(g)), SKIN.hi, 0.35),
           (ribbon([H(4.3, -2.2), H(4.4, 0.0), H(4.1, 2.4)], [0.1, 0.45, 0.1]), SKIN.shadow, 0.45),
           (ribbon([H(5.6, -0.8), H(6.0, -0.8)], [0.25, 0.1]), SKIN.deep, 0.4),
           (ribbon([H(5.7, 0.6), H(6.0, 0.6)], [0.25, 0.1]), SKIN.deep, 0.4)]
    fig.part('nfist', body, SKIN, grad=(*H(5, -3), *H(0, 3), [(0, SKIN.light), (0.5, SKIN.base), (1, SKIN.shadow)]),
             cel=0.7, rim=0.45, cast=0.8, cast_on=['kblade', 'kpom', 'npants', 'nshin', 'narm', 'seat'], details=det)
    # le pouce, replié sur le pommeau
    th = limb([H(1.4, -1.8), H(2.6, -2.8), H(3.8, -2.9)], [2.0, 1.9, 1.6])
    fig.part('nthumb', th, SKIN, cel=0.4, rim=0.35, cast=0.5, cast_on=['nfist', 'kpom'],
             details=[(ellipse(*H(3.4, -3.1), 0.5, 0.3, ang_of(h)), SKIN.hi, 0.45)])


# ---------------------------------------------------------------- le cou
def neck(fig, P):
    sh = sm([(67.4, 57.4), (75.6, 58.4), (76.2, 62.4), (76.6, 65.4), (72.2, 66.4), (65.8, 65.8), (66.4, 61.4)], t=0.9)
    fig.part('neck', sh, SKIN, grad=(76, 58, 68, 64, [(0, SKIN.base), (1, SKIN.shadow)]), cel=0.8, rim=0.4, cast=0.8,
             cast_on=['shirt', 'vestN', 'vestF'],
             details=[(sm([(64, 57), (77, 58), (77, 61.6), (72, 62.4), (64, 62.0)]), SKIN.deep, 0.4),
                      (sm([(63, 57), (68.6, 57), (68.4, 67), (63, 67)]), SKIN.deep, 0.4),
                      (ribbon([(73.6, 62.4), (74.2, 64.0), (74.0, 65.6)], [0.1, 0.45, 0.1]), SKIN.shadow, 0.4)])


# ---------------------------------------------------------------- la tête (avant l'agrandissement ×1,1)
# La boîte de la face (ovale sans cheveux ni oreille ni bandana) : les traits sont placés par ../../heros/visage.py
# (placer : œil proche, œil du fond, nez sur la médiane entre les yeux, bouche centrée sous le nez, menton sur la
# médiane, oreille). MESURES = les places réelles du dessin, contrôlées par verifier().
BOITE = (61.0, 40.0, 82.0, 62.5)
MESURES = {'oeil_proche': (70.3, 51.3, 4.2), 'oeil_fond': (78.6, 51.3, 3.5), 'nez': (74.7, 54.8), 'bouche': (74.4, 58.0, 4.5)}
FACE_PTS = [(62.6, 41.4), (71.8, 39.8), (80.4, 41.0), (82.0, 44.4), (82.4, 48.4), (82.0, 52.4), (80.8, 55.8), (78.8, 59.0),
            (76.2, 61.6), (73.6, 62.6), (71.0, 62.0), (67.6, 60.0), (64.4, 56.8), (62.2, 53.0), (61.2, 48.4), (61.4, 44.2)]
EAR_PTS = [(63.4, 49.6), (61.4, 48.8), (59.8, 49.4), (59.2, 51.4), (59.6, 54.0), (60.8, 56.2), (62.4, 57.0), (64.0, 56.4)]


def head(fig, P):
    names = []

    def part(name, *a, **k):
        names.append(name)
        return fig.part(name, *a, **k)
    blink = P['blink'] > 0.5
    sq = P['sq']
    gr = P['grin']
    # la face et l'oreille : UNE forme (l'oreille soudée au crâne, la racine fondue dans la joue)
    face = fused([sm(FACE_PTS, t=0.92), sm(EAR_PTS, t=0.95)], smooth=0.7)
    fd = []
    # les plans : la tempe et la joue proches dans une ombre douce, la joue creusée sous la pommette, la tempe lointaine
    fd += [(sm([(61.0, 42.0), (64.6, 44.6), (65.6, 49.0), (67.0, 53.0), (69.6, 56.6), (72.6, 59.6), (74.6, 62.4), (70.0, 62.6),
                (66.0, 60.0), (62.4, 55.6), (60.6, 49.0)]), ('lin', 61, 50, 69, 48, [(0, SKIN.shadow, 0.55), (1, SKIN.shadow, 0)]), 1),
           (sm([(77.6, 41.0), (81.6, 41.4), (82.4, 44.6), (82.0, 46.6), (79.8, 45.4), (77.8, 43.4)]), SKIN.hi, 0.35),
           # la pommette (un méplat éclairé sous l'œil), le creux de la joue dessous (garçon maigre)
           (ellipse(70.6, 54.0, 2.2, 0.6, -8), SKIN.light, 0.22),
           (ribbon(crpath([(65.4, 54.8), (67.6, 57.0), (70.4, 58.6)], 8), swell(8, 1.2)), SKIN.shadow, 0.35),
           (ribbon(crpath([(80.6, 54.6), (79.8, 56.8), (78.4, 58.6)], 8), swell(8, 0.6)), SKIN.shadow, 0.25),
           # le menton pointu (une lumière douce), l'ombre sous la mâchoire
           (ellipse(74.4, 61.0, 1.2, 0.5), SKIN.light, 0.3),
           (sm([(69.4, 60.8), (73.6, 62.0), (78.8, 58.8), (79.4, 60.0), (75.4, 63.2), (70.4, 62.8)]),
            ('lin', 0, 60, 0, 63, [(0, SKIN.shadow, 0), (1, SKIN.shadow, 0.6)]), 1)]
    # l'ombre du bandana sur le front
    fd += [(sm([(60, 44.6), (84, 43.4), (84, 47.2), (75, 48.0), (66, 47.8), (60, 48.6)]), SKIN.deep, 0.3)]
    # l'oreille : sa conque dans l'ombre, l'ourlet éclairé, la racine fondue dans la joue (aucun trait)
    fd += [(sm([(62.6, 50.4), (61.2, 50.2), (60.6, 51.8), (61.0, 54.0), (62.0, 55.2), (62.8, 53.6), (62.2, 52.0)], t=0.9), SKIN.shadow, 0.7),
           (ribbon(crpath([(61.0, 49.4), (59.9, 51.0), (60.2, 53.8), (61.4, 55.8)], 10), swell(10, 0.5)), SKIN.hi, 0.5),
           (ellipse(63.6, 52.8, 1.0, 2.4), ('rad', 63.6, 52.8, 1.4, 2.6, [(0, SKIN.shadow, 0.35), (1, SKIN.shadow, 0)]), 1)]
    # les sourcils noirs, épais, froncés en V (ils descendent vers le nez)
    by = 0.4 * sq
    fd += [(sm([(67.2, 48.6), (68.8, 47.6), (70.8, 47.6), (72.4, 48.6 + by * 0.6), (73.2, 49.6 + by), (71.8, 49.4 + by), (70.4, 48.8),
                (68.6, 48.8)], sharp=(0, 4), t=0.85), HAIR.shadow, 1),
           (sm([(76.4, 49.6 + by), (77.0, 48.6 + by * 0.6), (78.4, 47.8), (80.2, 47.7), (81.0, 48.4), (79.8, 48.7), (78.4, 48.9),
                (77.2, 49.6 + by * 0.5)], sharp=(0, 4), t=0.85), HAIR.shadow, 1)]
    # les deux yeux : même forme (en miroir), même ligne, même regard vers la droite ; l'œil du fond un peu plus étroit
    for (ex, ey, ew), near in ((MESURES['oeil_proche'], True), (MESURES['oeil_fond'], False)):
        s = 1 if near else -1                       # le coin extérieur : à gauche (proche), à droite (fond)
        hw = ew / 2
        o_ = (ex - s * hw, ey + 0.05)              # coin extérieur
        i_ = (ex + s * hw, ey + 0.25)              # coin intérieur (vers le nez)
        top = 0.78 - 0.25 * sq
        al = [o_, (ex - s * hw * 0.4, ey - top), (ex + s * hw * 0.35, ey - top * 0.95), i_, (ex + s * hw * 0.3, ey + 0.66 - 0.12 * sq),
              (ex - s * hw * 0.4, ey + 0.6 - 0.12 * sq)]
        if not near:
            al = [al[3], al[2], al[1], al[0], al[5], al[4]]
        eye = sm(al, sharp=(0, 3), t=0.9)
        ix, iy, ir = ex + 0.55 * (hw / 2.1), ey - 0.05, 0.98 * (1 if near else 0.92)
        if blink:
            fd += [(eye.scale(1.08, 1.4, ex, ey), SKIN.base, 1),
                   (ribbon([o_, (ex, ey + 0.55), i_], [0.2, 0.55, 0.2]), EYE_INK, 0.95)]
            continue
        fd += [(eye.scale(1.1, 1.35, ex, ey), SKIN.shadow, 0.4), (eye, '#f4ece8', 1)]
        cid = fig.uid('eye')
        pup = ellipse(ix + 0.08, iy + 0.02, ir * 0.46, ir * 0.52)
        fd += [('<clipPath id="%s"><path d="%s"/></clipPath><g clip-path="url(#%s)"><path d="%s" fill="FILL"/>'
                '<path d="%s" fill="#0e0c1c"/></g>' % (cid, eye.d(), cid, ellipse(ix, iy, ir, ir * 1.05).d(), pup.d()),
                ('rad', ix + 0.25, iy + 0.45, ir * 1.25, ir * 1.25, [(0, IRIS[0]), (0.5, IRIS[1]), (1, IRIS[2])]), 1)]
        # l'ombre de la paupière sur le haut du blanc, les reflets
        fd += [(sm([al[0], al[1], al[2], al[3], lerp(al[2], (ix, iy), 0.4), lerp(al[1], (ix, iy), 0.4)], t=0.8), SKIN.deep, 0.35),
               (ellipse(ix + ir * 0.42, iy - ir * 0.36, ir * 0.3, ir * 0.26), '#ffffff', 1),
               (ellipse(ix - ir * 0.42, iy + ir * 0.42, ir * 0.13, ir * 0.11), '#ffffff', 0.6)]
        # la paupière haute, sombre et lourde (regard plissé, rusé) ; le trait du bas, fin
        lid = sm([(o_[0] - s * 0.5, o_[1] - 0.25), (ex - s * hw * 0.4, ey - top - 0.45), (ex + s * hw * 0.35, ey - top * 0.95 - 0.4),
                  (i_[0] + s * 0.2, i_[1] - 0.1), (ex + s * hw * 0.35, ey - top * 0.95 + 0.1), (ex - s * hw * 0.4, ey - top + 0.12)],
                 sharp=(0, 3), t=0.85)
        fd += [(lid, EYE_INK, 1),
               (ribbon([o_, (ex - s * hw * 0.4, ey + 0.58), (ex + s * hw * 0.3, ey + 0.64), i_], [0.1, 0.22, 0.18, 0.06]), EYE_INK, 0.45)]
    # le pli au-dessus de la paupière, la petite poche plissée sous l'œil proche (il sourit des yeux)
    fd += [(ribbon([(68.6, 49.6 + 0.2 * sq), (70.4, 49.2 + 0.25 * sq), (72.2, 49.8)], [0.1, 0.36, 0.1]), SKIN.shadow, 0.5),
           (ribbon([(68.8, 52.6), (70.4, 53.0), (72.0, 52.7)], [0.1, 0.3, 0.1]), SKIN.shadow, 0.35 + 0.2 * gr)]
    # le nez fin (sur la médiane, entre les yeux) : l'ombre côté proche, l'ombre douce dessous
    fd += [(sm([(74.0, 51.6), (74.4, 53.0), (74.4, 54.6), (73.8, 55.0), (73.4, 54.2), (73.6, 52.6)]),
            ('lin', 73.2, 53, 75, 53, [(0, SKIN.shadow, 0.45), (1, SKIN.shadow, 0)]), 1),
           (ellipse(75.0, 55.55, 1.0, 0.28, 2), SKIN.shadow, 0.28)]
    # la bouche : le sourire en coin (le coin du fond relevé), entrouverte sur les dents du haut ; une dent en moins
    # (le trou dans la rangée). Elle est centrée sous le nez, pas plus large que l'écart des yeux.
    mx, my, mw = MESURES['bouche']
    xl, xr = mx - mw / 2, mx + mw / 2
    lift = 0.75 + 0.3 * gr
    yl, yr = my + 0.35, my - lift                            # les deux coins : le proche bas, celui du fond relevé
    line = lambda t: (xl + (xr - xl) * t, yl + (yr - yl) * t + 0.55 * math.sin(math.pi * t) * (1 - 0.4 * t))   # le sourire
    op = 0.95 + 0.3 * gr                                     # l'ouverture (sur la moitié du fond)
    up = [line(t / 10) for t in range(2, 10)]
    lo = [(x, y + op * math.sin(math.pi * (i + 1) / (len(up) + 1)) ** 0.8) for i, (x, y) in enumerate(up)]
    up = [(x, y - 0.05) for x, y in up]
    mo = sm([line(0.18)] + up + [line(0.94)] + lo[::-1], sharp=(0, len(up) + 1), t=0.85)
    cid = fig.uid('mouth')
    tb = [add(line(t / 10), (0, 0.5 * math.sin(math.pi * t / 10) ** 0.5)) for t in range(11)]
    teeth = sm([(xl - 0.4, my - 2.6), (xr + 0.6, my - 3.0)] + tb[::-1], sharp=(0, 1), t=0.7)
    tteeth = line(0.55)
    gap = rpoly([(tteeth[0] - 0.05, my - 2.4), (tteeth[0] + 0.62, my - 2.4), (tteeth[0] + 0.62, my + 1.0), (tteeth[0] - 0.05, my + 1.0)], 0.2)
    fd += [(mo.scale(1.15, 1.7, *line(0.6)), SKIN.shadow, 0.3),
           (mo, '#4a1022', 1),
           ('<clipPath id="%s"><path d="%s"/></clipPath><g clip-path="url(#%s)"><path d="%s" fill="FILL"/>'
            '<path d="%s" fill="%s"/></g>' % (cid, mo.d(), cid, teeth.d(), gap.d(), '#3a0e1c'),
            ('lin', 0, my - 1, 0, my + 0.6, [(0, TEETH.hi), (1, TEETH.base)]), 1),
           # la ligne des lèvres (un trait sombre qui suit le sourire, plus fin au coin proche), la lèvre du bas, la fossette
           (ribbon([add(line(t / 8), (0, -0.12)) for t in range(9)], [0.1, 0.16, 0.2, 0.24, 0.26, 0.26, 0.24, 0.2, 0.12]), LIPS[0], 1),
           (ellipse(*add(line(0.55), (0.0, 1.25)), 1.2, 0.3, -8), LIPS[2], 0.4),
           (ribbon([(xr + 0.2, yr - 0.6), (xr + 0.6, yr), (xr + 0.45, yr + 0.6)], [0.1, 0.26, 0.1]), SKIN.shadow, 0.5)]
    part('face', face, SKIN, grad=(83, 41, 62, 58, [(0, SKIN.light), (0.55, SKIN.base), (1, SKIN.shadow)]), cel=0.8, rim=0.5, cast=1.0,
         cast_on=['hairB'], details=fd)
    # ---- le nez, fin, sur la médiane (sans contour : il est dans le visage) ; son petit bout arrondi ----
    nose = sm([(74.6, 52.0), (75.1, 52.3), (75.4, 53.6), (75.8, 54.5), (75.5, 55.05), (74.8, 55.2), (74.15, 54.95), (74.1, 54.3),
               (74.45, 53.1)], t=0.9)
    part('nose', nose, SKIN, grad=(76, 51.4, 74, 55.3, [(0, SKIN.light), (0.6, SKIN.base), (1, SKIN.base)]), cel=0, rim=0, cast=0,
         outline=False,
         details=[(ribbon([(75.0, 52.6), (75.3, 53.5), (75.5, 54.2)], [0.1, 0.22, 0.1]), SKIN.hi, 0.5),
                  (ellipse(75.3, 54.45, 0.3, 0.22), '#ffffff', 0.25),
                  (ellipse(74.5, 54.85, 0.38, 0.2, 15), SKIN.deep, 0.75)])
    # ---- la mèche de la tempe (elle sort de sous le bandana, devant l'oreille) ----
    lock = taper(crpath([(64.6, 45.4), (64.4, 47.6), (63.2, 49.8)], 8), 3.0, 0.4, tip='sharp', wmid=2.6)
    part('hairT', lock, HAIR, grad=(66, 45, 62, 50, [(0, HAIR.light), (1, HAIR.shadow)]), cel=0.4, rim=0.3, cast=0.6, cast_on=['face'],
         details=[(ribbon([(65.0, 45.8), (64.8, 47.6), (64.0, 48.8)], [0.3, 0.2, 0.1]), HAIR.light, 0.5)])
    # ---- l'anneau d'or au lobe (un fil courbe qui part du lobe et y revient : l'ouverture cachée dans le lobe) ----
    ring = limb([(61.4 + 1.05 * math.cos(math.radians(a_)), 57.6 + 1.25 * math.sin(math.radians(a_))) for a_ in range(-60, 261, 20)],
                [0.5] * 17)
    part('earring', ring, GOLD, cel=0.3, rim=0.35, cast=0.5, cast_on=['face', 'hairB', 'neck', 'shirt'],
         details=[(ellipse(62.2, 57.0, 0.28, 0.2, -30), GOLD.glint, 0.95)])
    return names


# ---------------------------------------------------------------- les cheveux de la nuque (sous le bandana)
def hair_back(fig, P):
    """Les mèches noires en bataille qui dépassent du bandana derrière l'oreille : UNE masse sous le bord du bandana,
    trois mèches arrondies et lourdes de tailles différentes (jamais un éventail de pointes égales)."""
    core = sm([(59.0, 44.6), (64.0, 45.0), (64.6, 50.0), (64.8, 56.0), (64.4, 60.6), (62.4, 61.2), (60.4, 57.8), (59.2, 54.6), (58.6, 49.0)], t=0.9)
    locks = [taper(crpath([(60.0, 47.2), (58.2, 49.0), (57.4, 50.8)], 8), 3.4, 1.3, tip='round'),
             taper(crpath([(60.0, 51.6), (58.6, 53.4), (58.4, 55.4)], 8), 3.2, 1.4, tip='round'),
             taper(crpath([(61.6, 55.6), (61.0, 57.8), (61.8, 59.6)], 8), 2.6, 1.2, tip='round')]
    sh = fused([core] + locks, smooth=0.5)
    det = [(ribbon(crpath([(60.6, 46.8), (59.2, 48.6), (58.4, 50.2)], 10), swell(10, 0.6)), HAIR.light, 0.45),
           (ribbon(crpath([(60.6, 51.4), (59.4, 53.2), (59.2, 54.8)], 10), swell(10, 0.5)), HAIR.light, 0.4),
           (ribbon(crpath([(61.8, 47.4), (62.0, 52.0), (61.8, 56.0)], 10), swell(10, 0.9)), HAIR.deep, 0.35)]
    fig.part('hairB', sh, HAIR, grad=(64, 44, 57, 59, [(0, HAIR.light), (0.45, HAIR.base), (1, HAIR.shadow)]), cel=0.8, rim=0.35,
             cast=0, details=det)
    return ['hairB']


# ---------------------------------------------------------------- le bandana rouge (calotte, nœud, deux pans)
# Le bord du bas : un morceau d'ellipse en perspective autour de la tête (au-dessus des sourcils), une seule courbe
# lisse qui file derrière la tête jusqu'au nœud.
def band_edge(n=14):
    cx, cy, R, r = 71.8, 45.0, 11.1, 1.8
    out = []
    for i in range(n + 1):
        ph = math.radians(-96 + 190 * i / n)
        out.append((cx + R * math.sin(ph), cy + r * math.cos(ph - math.radians(18)) + (0.9 * (1 - (i / 3)) if i < 3 else 0)))
    return out


def bandana_tails(fig, P):
    """Les deux pans du nœud : deux bandes de tissu plates qui pendent derrière la nuque, le bout coupé en pointe (ils
    se balancent avec `pl`)."""
    pl = P['pl']

    def pan(pts, w0, w1, wm):
        c = crpath(pts, 14)
        n = len(c) - 1
        ws = [w0 * (1 - t) ** 2 + 2 * wm * t * (1 - t) + w1 * t * t for t in (i / n for i in range(n + 1))]
        left, right = sides(c, ws)
        # le bout coupé en biais : un coin pointu (côté extérieur), l'autre arrondi
        return sm(left + [add(c[-1], norm(sub(c[-1], c[-2])), 0.9)] + right[::-1], sharp=(len(left),), t=0.9)
    a = pan([(58.2, 46.2), (56.4, 49.4 + 0.3 * pl), (54.6 - 0.6 * pl, 52.8), (52.8 - 1.4 * pl, 56.2)], 2.6, 2.0, 2.9)
    b = pan([(59.0, 47.0), (58.2, 50.4), (57.0 - 0.5 * pl, 54.0), (56.2 - 1.0 * pl, 57.4)], 2.3, 1.8, 2.5)
    fig.part('tailA', a, RED, grad=(58, 46, 52, 57, [(0, RED.base), (1, RED.shadow)]), cel=0.6, rim=0.4, cast=0,
             details=[(ribbon(crpath([(57.6, 47.6), (55.8, 51.0), (53.8, 54.8)], 10), swell(10, 0.5)), RED.deep, 0.35)])
    fig.part('tailB', b, RED, grad=(59, 47, 56, 58, [(0, RED.light), (0.5, RED.base), (1, RED.shadow)]), cel=0.6, rim=0.45, cast=0.8,
             cast_on=['tailA'],
             details=[(ribbon(crpath([(58.6, 48.6), (57.8, 51.8), (56.8, 55.4)], 10), swell(10, 0.45)), RED.shadow, 0.45)])
    return ['tailA', 'tailB']


def bandana(fig, P):
    names = []

    def part(name, *a, **k):
        names.append(name)
        return fig.part(name, *a, **k)
    edge = band_edge()
    # (le bord du bas, de la droite vers l'arrière de la tête, puis la calotte de l'arrière vers l'avant)
    dome = [(58.0, 43.0), (59.0, 39.6), (61.8, 36.4), (66.2, 34.2), (72.0, 33.5), (77.4, 34.4), (81.2, 37.0), (83.2, 40.4), (83.6, 44.0)]
    pts = edge[::-1] + [(59.6, 47.0)] + dome
    cap = sm(pts, sharp=(0, len(edge) - 1), t=0.9)
    # le bord du bas : une bande d'épaisseur égale (l'ourlet du foulard), une seule courbe
    ein = [(x, y - 1.3) for x, y in edge]
    det = [(curve_band(ein, edge, 0, 1), RED.shadow, 0.55),
           (curve_band(ein, edge, 0, 0.35), RED.light, 0.4),
           # deux plis doux tirés vers le nœud (tailles différentes), la lumière en haut à droite
           (ribbon(crpath([(79.0, 42.4), (72.0, 41.0), (65.0, 41.6), (60.0, 43.8)], 14), swell(14, 1.0)), RED.shadow, 0.45),
           (ribbon(crpath([(74.0, 36.4), (67.6, 37.4), (61.6, 40.6)], 12), swell(12, 0.8)), RED.shadow, 0.4),
           (ribbon(crpath([(70.0, 34.6), (76.6, 35.0), (81.4, 38.0), (83.2, 41.6)], 14), swell(14, 1.6)), RED.light, 0.55),
           (ribbon(crpath([(74.0, 34.2), (78.6, 35.4), (81.6, 38.2)], 12), swell(12, 0.6)), RED.hi, 0.55),
           (sm([(56, 34), (64, 34), (63, 47), (56, 47)]), ('lin', 58, 0, 65, 0, [(0, RED.shadow, 0.6), (1, RED.shadow, 0)]), 1)]
    part('cap', cap, RED, grad=(83, 34, 60, 46, [(0, RED.light), (0.45, RED.base), (1, RED.shadow)]), cel=1.0, rim=0.6, cast=1.0,
         cast_on=['face', 'hairB', 'hairT', 'nose'], details=det)
    # le nœud derrière la tête : deux lobes serrés, posé sur le bord de la calotte
    knot = fused([ellipse(59.0, 45.6, 1.9, 1.5, -20), ellipse(57.6, 44.4, 1.3, 1.0, -50), ellipse(57.9, 46.8, 1.2, 1.0, 30)], smooth=0.5)
    part('knot', knot, RED, grad=(61, 43, 55, 48, [(0, RED.light), (0.5, RED.base), (1, RED.shadow)]), cel=0.6, rim=0.45, cast=0.9,
         cast_on=['cap', 'tailA', 'tailB', 'hairB'],
         details=[(ribbon([(57.6, 45.2), (58.8, 46.0), (60.4, 46.4)], [0.1, 0.45, 0.1]), RED.shadow, 0.55),
                  (ellipse(59.6, 44.9, 0.8, 0.45, -25), RED.hi, 0.5)])
    return names


# ---------------------------------------------------------------- le sabre d'abordage et le poing qui le serre
def saber(fig, P):
    """Dessiné au repos (poignée en F0, lame à SA0), puis posé par GM. Le poing est vu côté paume : les quatre doigts
    repliés autour de la poignée (l'index contre la coquille), le pouce couché par-dessus ; la branche de garde longe
    le bord des doigts (derrière le poing), du pommeau à la coquille."""
    names = []

    def part(name, *a, **k):
        names.append(name)
        return fig.part(name, *a, **k)
    L = saber_frame(F0, SA0)
    # la branche de garde (derrière le poing) : de la coquille au pommeau, le long des doigts
    bow = limb([L(3.8, 3.6), L(2.0, 4.2), L(-1.0, 4.3), L(-3.6, 3.7), L(-5.2, 1.9)], [0.95, 1.0, 1.05, 1.0, 0.95])
    part('bow', bow, GOLD, cel=0.4, rim=0.4, cast=0.5, details=[(ribbon([L(2.6, 3.9), L(-1.0, 4.0), L(-3.4, 3.4)], [0.1, 0.35, 0.1]), GOLD.hi, 0.7)])
    # le bout de la poignée de cuir et le pommeau d'or (sous le talon de la main)
    grip = limb([L(-3.0, 0.3), L(-5.0, 0.5)], [2.1, 2.0])
    part('grip', grip, LEATHER, cel=0.4, rim=0.3, cast=0.4,
         details=[(ribbon([L(-4.0, -0.6), L(-4.2, 1.4)], [0.25, 0.25]), LEATHER.deep, 0.6)])
    pom = ellipse(*L(-5.6, 0.8), 1.35, 1.2, SA0)
    part('pommel', pom, GOLD, cel=0.4, rim=0.4, cast=0.5, details=[(ellipse(*L(-5.4, 0.3), 0.45, 0.32), GOLD.glint, 0.8)])
    # la lame courbe : le dos (v < 0) et le tranchant (v > 0) ; elle s'élargit vers la pointe, qui remonte vers le dos
    n = 20
    back, edge_ = [], []
    for i in range(n + 1):
        t = i / n
        u = 4.4 + 27.5 * t
        bend = -3.0 * t * t                                         # la courbe : la lame se cambre vers le dos
        w = 2.1 + 1.9 * t ** 1.3
        back.append(L(u, bend - 0.9))
        edge_.append(L(u, bend - 0.9 + w))
    tip = L(33.6, -4.2)
    blade = sm([L(3.8, -1.0)] + back[1:] + [tip] + edge_[::-1][:-1] + [L(3.8, 1.2)], sharp=(n + 1,), t=0.85)
    fil = sm(edge_ + [tip] + [lerp(a, b, 0.62) for a, b in zip(back, edge_)][::-1], t=0.85)
    det = [(fil, STEEL.light, 0.6),
           (ribbon([lerp(back[i], edge_[i], 0.25) for i in (2, 8, 14, 18)], [0.1, 0.3, 0.3, 0.1]), STEEL.shadow, 0.7),
           (ribbon([lerp(back[i], edge_[i], 0.8) for i in (3, 9, 15, 19)], [0.1, 0.35, 0.3, 0.1]), STEEL.hi, 0.9),
           (ellipse(*lerp(back[16], edge_[16], 0.6), 1.4, 0.35, SA0 - 8), '#ffffff', 0.8)]
    part('blade', blade, STEEL, grad=(*L(20, -2), *L(14, 4), [(0, STEEL.light), (0.5, STEEL.base), (1, STEEL.shadow)]),
         cel=0.5, rim=0.45, cast=0.6, details=det)
    # le poing, vu côté paume : la paume (côté poignet), les quatre doigts repliés en colonne le long de la poignée
    body = sm([L(2.9, -1.6), L(3.5, 0.4), L(3.1, 2.7), L(1.0, 3.4), L(-1.4, 3.4), L(-3.3, 2.8), L(-4.0, 0.8), L(-3.9, -1.4),
               L(-2.9, -3.2), L(-0.6, -3.5), L(1.6, -2.9)], t=0.92)
    det = [(sm([L(-2.6, -2.6), L(0.6, -2.8), L(1.4, -1.0), L(-2.0, 0.2)]), SKIN.hi, 0.18),
           # les trois plis courts entre les doigts (un pour chaque séparation), le pli où les doigts rejoignent la paume
           (ribbon([L(1.7, 1.0), L(1.8, 2.2), L(1.6, 3.3)], [0.1, 0.42, 0.1]), SKIN.shadow, 0.6),
           (ribbon([L(0.1, 1.0), L(0.2, 2.3), L(0.0, 3.4)], [0.1, 0.42, 0.1]), SKIN.shadow, 0.6),
           (ribbon([L(-1.6, 1.0), L(-1.6, 2.2), L(-1.8, 3.2)], [0.1, 0.38, 0.1]), SKIN.shadow, 0.55),
           (ribbon([L(-3.4, 1.0), L(-0.4, 0.8), L(2.8, 0.9)], [0.1, 0.5, 0.1]), SKIN.shadow, 0.4),
           (ellipse(*L(2.6, 2.0), 0.6, 0.48), SKIN.hi, 0.4), (ellipse(*L(0.9, 2.2), 0.6, 0.48), SKIN.hi, 0.35),
           (ellipse(*L(-0.8, 2.2), 0.56, 0.45), SKIN.hi, 0.32), (ellipse(*L(-2.5, 2.0), 0.5, 0.42), SKIN.hi, 0.3)]
    part('ffist', body, SKIN, grad=(*L(3, -3), *L(-3, 3), [(0, SKIN.light), (0.5, SKIN.base), (1, SKIN.shadow)]), cel=0.7,
         rim=0.45, cast=0.8, cast_on=['bow', 'grip', 'pommel', 'farm'], details=det)
    # le pouce, couché par-dessus les doigts, le bout contre la coquille
    th = limb([L(-2.2, -2.2), L(0.4, -1.6), L(2.6, -0.4)], [2.4, 2.1, 1.8])
    part('fthumb', th, SKIN, cel=0.45, rim=0.35, cast=0.55, cast_on=['ffist'],
         details=[(ellipse(*L(2.0, -0.9), 0.75, 0.32, SA0 + 15), SKIN.hi, 0.5),
                  (ribbon([L(2.4, -1.0), L(2.9, -0.3)], [0.2, 0.1]), SKIN.shadow, 0.5)])
    # la coquille d'or (une coupe vue de côté, entre le poing et la lame), qui rejoint la branche de garde
    shell = sm([L(3.4, -3.0), L(4.6, -2.7), L(5.0, 0.4), L(4.7, 3.6), L(3.7, 4.4), L(3.1, 3.5), L(3.7, 0.4), L(3.1, -2.2)], t=0.9)
    part('shell', shell, GOLD, grad=(*L(5, -3), *L(3, 4), [(0, GOLD.light), (0.5, GOLD.base), (1, GOLD.shadow)]), cel=0.5, rim=0.45,
         cast=0.6, cast_on=['ffist', 'fthumb', 'blade', 'bow'],
         details=[(ribbon([L(4.5, -2.0), L(4.8, 0.6), L(4.4, 3.2)], [0.1, 0.4, 0.1]), GOLD.hi, 0.8),
                  (ellipse(*L(4.4, -1.4), 0.4, 0.3), GOLD.glint, 0.9)])
    return names


def main():
    """matelot.svg (grand) et matelot-petit.svg (contour plus épais, pour les cases), puis les images du jeu :
    public/art/vecto/mon-barzul-rapide.webp (512 px de haut) et mon-barzul-rapide-160.webp (160 px de haut)."""
    from PIL import Image
    rendu = os.path.join(HEROS, 'rendu.cjs')
    pub = os.path.join(ROOT, 'public', 'art', 'vecto')
    os.makedirs(pub, exist_ok=True)
    for name, ow, h, out in (('matelot', 0.95, 512, ID_JEU), ('matelot-petit', 1.35, 160, ID_JEU + '-160')):
        svg = build(ow=ow).svg()
        path = os.path.join(HERE, name + '.svg')
        open(path, 'w').write(svg)
        png = os.path.join(HERE, name + '.png')
        subprocess.run(['node', rendu, path, png, str(h)], check=True)
        Image.open(png).save(os.path.join(pub, out + '.webp'), 'WEBP', quality=90, method=6)
        print('écrit %s.svg (%d ko) → art/vecto/%s.webp' % (name, len(svg) // 1024, out))
    x0, y0, w, h = FRAME
    print('mesures pour src/game/vecto.ts : [largeur, hauteur, x et y des pieds] =', [w, h, FEET[0] - x0, FEET[1] - y0])


if __name__ == '__main__':
    main()
